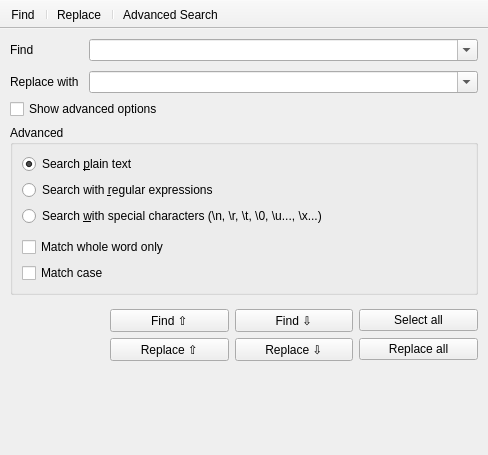
<?xml version="1.0" encoding="UTF-8"?>
<ui version="4.0">
 <class>frmSearchReplace</class>
 <widget class="QMainWindow" name="frmSearchReplace">
  <property name="geometry">
   <rect>
    <x>0</x>
    <y>0</y>
    <width>488</width>
    <height>455</height>
   </rect>
  </property>
  <property name="windowTitle">
   <string>Search</string>
  </property>
  <property name="windowIcon">
   <iconset resource="../resources.qrc">
    <normaloff>:/icons/notepadqq/scalable/notepadqq.svg</normaloff>:/icons/notepadqq/scalable/notepadqq.svg</iconset>
  </property>
  <property name="unifiedTitleAndToolBarOnMac">
   <bool>true</bool>
  </property>
  <widget class="QWidget" name="centralWidget">
   <layout class="QVBoxLayout" name="verticalLayout_4">
    <property name="leftMargin">
     <number>10</number>
    </property>
    <property name="topMargin">
     <number>10</number>
    </property>
    <property name="rightMargin">
     <number>10</number>
    </property>
    <property name="bottomMargin">
     <number>10</number>
    </property>
    <item>
     <layout class="QHBoxLayout" name="horizontalLayout_2">
      <property name="spacing">
       <number>10</number>
      </property>
      <item>
       <layout class="QVBoxLayout" name="verticalLayout_2">
        <item>
         <widget class="QLabel" name="label">
          <property name="sizePolicy">
           <sizepolicy hsizetype="Fixed" vsizetype="Preferred">
            <horstretch>0</horstretch>
            <verstretch>0</verstretch>
           </sizepolicy>
          </property>
          <property name="text">
           <string>Find</string>
          </property>
         </widget>
        </item>
        <item>
         <widget class="QLabel" name="lblReplace">
          <property name="sizePolicy">
           <sizepolicy hsizetype="Fixed" vsizetype="Preferred">
            <horstretch>0</horstretch>
            <verstretch>0</verstretch>
           </sizepolicy>
          </property>
          <property name="text">
           <string>Replace with</string>
          </property>
         </widget>
        </item>
       </layout>
      </item>
      <item>
       <layout class="QVBoxLayout" name="verticalLayout_3">
        <item>
         <widget class="QComboBox" name="cmbSearch">
          <property name="sizePolicy">
           <sizepolicy hsizetype="Expanding" vsizetype="Fixed">
            <horstretch>0</horstretch>
            <verstretch>0</verstretch>
           </sizepolicy>
          </property>
          <property name="editable">
           <bool>true</bool>
          </property>
          <property name="insertPolicy">
           <enum>QComboBox::NoInsert</enum>
          </property>
         </widget>
        </item>
        <item>
         <widget class="QComboBox" name="cmbReplace">
          <property name="sizePolicy">
           <sizepolicy hsizetype="Expanding" vsizetype="Fixed">
            <horstretch>0</horstretch>
            <verstretch>0</verstretch>
           </sizepolicy>
          </property>
          <property name="editable">
           <bool>true</bool>
          </property>
          <property name="insertPolicy">
           <enum>QComboBox::NoInsert</enum>
          </property>
         </widget>
        </item>
       </layout>
      </item>
     </layout>
    </item>
    <item>
     <widget class="QCheckBox" name="chkShowAdvanced">
      <property name="text">
       <string>Show advanced options</string>
      </property>
     </widget>
    </item>
    <item>
     <widget class="QGroupBox" name="groupAdvanced">
      <property name="title">
       <string>Advanced</string>
      </property>
      <layout class="QGridLayout" name="gridLayout_2">
       <item row="0" column="0">
        <widget class="QRadioButton" name="radSearchPlainText">
         <property name="text">
          <string>Search &amp;plain text</string>
         </property>
         <property name="checked">
          <bool>true</bool>
         </property>
        </widget>
       </item>
       <item row="3" column="0">
        <spacer name="verticalSpacer_3">
         <property name="orientation">
          <enum>Qt::Vertical</enum>
         </property>
         <property name="sizeType">
          <enum>QSizePolicy::Minimum</enum>
         </property>
         <property name="sizeHint" stdset="0">
          <size>
           <width>20</width>
           <height>5</height>
          </size>
         </property>
        </spacer>
       </item>
       <item row="4" column="0">
        <widget class="QCheckBox" name="chkMatchWholeWord">
         <property name="text">
          <string>Match whole word only</string>
         </property>
        </widget>
       </item>
       <item row="5" column="0">
        <widget class="QCheckBox" name="chkMatchCase">
         <property name="text">
          <string>Match case</string>
         </property>
        </widget>
       </item>
       <item row="2" column="0">
        <widget class="QRadioButton" name="radSearchWithSpecialChars">
         <property name="text">
          <string>Search &amp;with special characters (\n, \r, \t, \0, \u..., \x...)</string>
         </property>
        </widget>
       </item>
       <item row="1" column="0">
        <widget class="QRadioButton" name="radSearchWithRegex">
         <property name="text">
          <string>Search with &amp;regular expressions</string>
         </property>
        </widget>
       </item>
      </layout>
     </widget>
    </item>
    <item>
     <spacer name="verticalSpacer">
      <property name="orientation">
       <enum>Qt::Vertical</enum>
      </property>
      <property name="sizeType">
       <enum>QSizePolicy::Minimum</enum>
      </property>
      <property name="sizeHint" stdset="0">
       <size>
        <width>20</width>
        <height>8</height>
       </size>
      </property>
     </spacer>
    </item>
    <item>
     <layout class="QGridLayout" name="gridLayout">
      <item row="0" column="2">
       <widget class="QPushButton" name="btnFindNext">
        <property name="text">
         <string>Find ⇩</string>
        </property>
        <property name="autoDefault">
         <bool>true</bool>
        </property>
       </widget>
      </item>
      <item row="0" column="3">
       <widget class="QPushButton" name="btnSelectAll">
        <property name="text">
         <string>Select all</string>
        </property>
        <property name="autoDefault">
         <bool>true</bool>
        </property>
       </widget>
      </item>
      <item row="1" column="1">
       <widget class="QPushButton" name="btnReplacePrev">
        <property name="text">
         <string>Replace ⇧</string>
        </property>
        <property name="autoDefault">
         <bool>true</bool>
        </property>
       </widget>
      </item>
      <item row="1" column="2">
       <widget class="QPushButton" name="btnReplaceNext">
        <property name="text">
         <string>Replace ⇩</string>
        </property>
        <property name="autoDefault">
         <bool>true</bool>
        </property>
       </widget>
      </item>
      <item row="1" column="3">
       <widget class="QPushButton" name="btnReplaceAll">
        <property name="text">
         <string>Replace all</string>
        </property>
        <property name="autoDefault">
         <bool>true</bool>
        </property>
       </widget>
      </item>
      <item row="2" column="1">
       <widget class="QLabel" name="lblSpacer1">
        <property name="text">
         <string notr="true"/>
        </property>
       </widget>
      </item>
      <item row="0" column="1">
       <widget class="QPushButton" name="btnFindPrev">
        <property name="text">
         <string>Find ⇧</string>
        </property>
        <property name="autoDefault">
         <bool>true</bool>
        </property>
       </widget>
      </item>
      <item row="0" column="0" rowspan="3">
       <spacer name="horizontalSpacer">
        <property name="orientation">
         <enum>Qt::Horizontal</enum>
        </property>
        <property name="sizeType">
         <enum>QSizePolicy::Maximum</enum>
        </property>
        <property name="sizeHint" stdset="0">
         <size>
          <width>100</width>
          <height>20</height>
         </size>
        </property>
       </spacer>
      </item>
     </layout>
    </item>
   </layout>
  </widget>
  <widget class="QToolBar" name="toolBar">
   <property name="windowTitle">
    <string>Toolbar</string>
   </property>
   <property name="movable">
    <bool>false</bool>
   </property>
   <property name="iconSize">
    <size>
     <width>16</width>
     <height>16</height>
    </size>
   </property>
   <property name="toolButtonStyle">
    <enum>Qt::ToolButtonTextBesideIcon</enum>
   </property>
   <property name="floatable">
    <bool>false</bool>
   </property>
   <attribute name="toolBarArea">
    <enum>TopToolBarArea</enum>
   </attribute>
   <attribute name="toolBarBreak">
    <bool>false</bool>
   </attribute>
   <addaction name="actionFind"/>
   <addaction name="separator"/>
   <addaction name="actionReplace"/>
   <addaction name="separator"/>
   <addaction name="actionAdvancedSearch"/>
  </widget>
  <action name="actionReplace">
   <property name="checkable">
    <bool>true</bool>
   </property>
   <property name="text">
    <string>&amp;Replace</string>
   </property>
  </action>
  <action name="actionFind">
   <property name="checkable">
    <bool>true</bool>
   </property>
   <property name="text">
    <string>&amp;Find</string>
   </property>
  </action>
  <action name="actionAdvancedSearch">
   <property name="checkable">
    <bool>false</bool>
   </property>
   <property name="text">
    <string>Advanced Search</string>
   </property>
   <property name="toolTip">
    <string>Advanced Search</string>
   </property>
  </action>
 </widget>
 <tabstops>
  <tabstop>cmbSearch</tabstop>
  <tabstop>cmbReplace</tabstop>
  <tabstop>chkShowAdvanced</tabstop>
  <tabstop>radSearchPlainText</tabstop>
  <tabstop>radSearchWithRegex</tabstop>
  <tabstop>radSearchWithSpecialChars</tabstop>
  <tabstop>chkMatchWholeWord</tabstop>
  <tabstop>chkMatchCase</tabstop>
  <tabstop>btnFindPrev</tabstop>
  <tabstop>btnFindNext</tabstop>
  <tabstop>btnSelectAll</tabstop>
  <tabstop>btnReplacePrev</tabstop>
  <tabstop>btnReplaceNext</tabstop>
  <tabstop>btnReplaceAll</tabstop>
 </tabstops>
 <resources>
  <include location="../resources.qrc"/>
 </resources>
 <connections/>
</ui>
